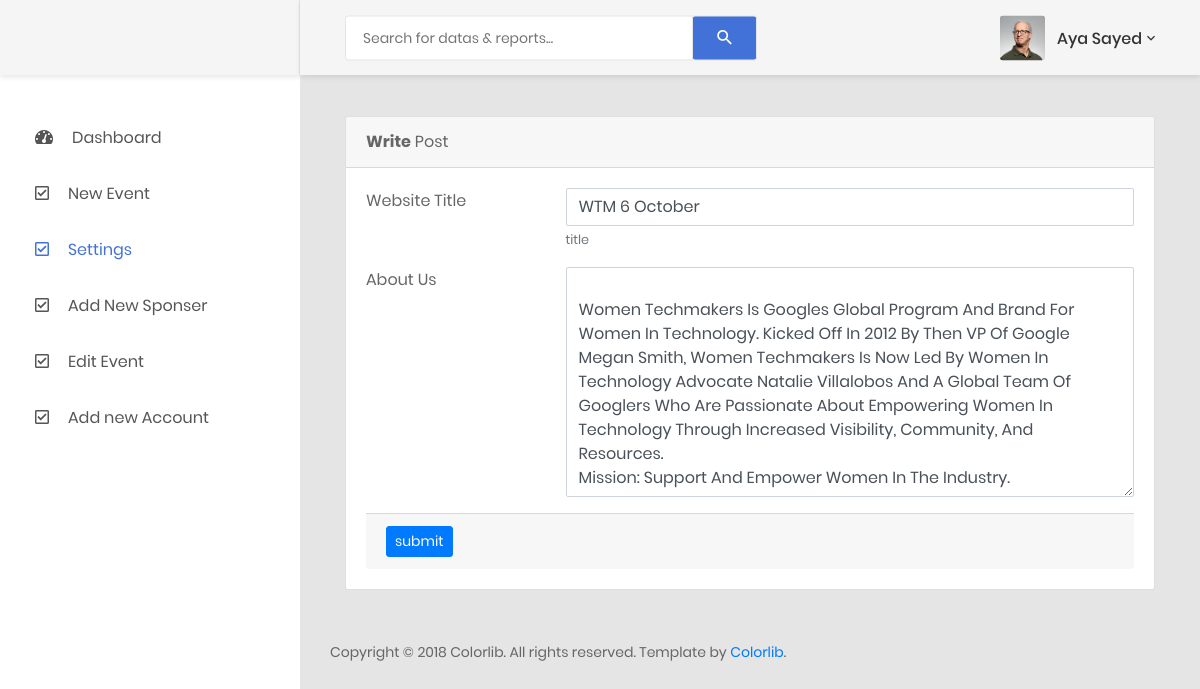
/Admin/setting.php (signed in), run on the app's committed database.
### tables this page shows
CREATE TABLE `user` (
  `id` int(11) NOT NULL,
  `email` varchar(200) NOT NULL,
  `password` varchar(200) NOT NULL,
  `name` varchar(50) NOT NULL
);

CREATE TABLE `settings` (
  `id` int(11) NOT NULL,
  `webTitle` varchar(200) NOT NULL,
  `aboutUs` longtext NOT NULL
);

### Admin/setting.php (the view, shortened to what this page needs)
<?php
require('scripts/config.php');
if(isset ($_COOKIE['login']))
{
    $email = $_COOKIE['login'];
    $name = null;
    $query = "SELECT * from `user` where `email` = '$email'";
    $record = mysqli_query($con , $query);
    while ($row = mysqli_fetch_assoc($record))
    {
        $name = $row['name'];
    }
        $select = "SELECT * from `settings`";
        $webTitle = null;
        $aboutUs = null;
        $sel = mysqli_query($con , $select);
        while ($row = mysqli_fetch_assoc($sel))
            {
                $webTitle = $row['webTitle'];
                $aboutUs = $row['aboutUs'];
            }
    ?>
    <!DOCTYPE html>
    <html lang="en">
    <head>
        <link href="css/font-face.css" rel="stylesheet" media="all">
        <link href="vendor/font-awesome-5/css/fontawesome-all.min.css" rel="stylesheet" media="all">
        <link href="vendor/font-awesome-4.7/css/font-awesome.min.css" rel="stylesheet" media="all">
        <link href="vendor/mdi-font/css/material-design-iconic-font.min.css" rel="stylesheet" media="all">
        <link href="vendor/bootstrap-4.1/bootstrap.min.css" rel="stylesheet" media="all">
        <link href="vendor/animsition/animsition.min.css" rel="stylesheet" media="all">
        <link href="vendor/bootstrap-progressbar/bootstrap-progressbar-3.3.4.min.css" rel="stylesheet" media="all">
        <link href="vendor/wow/animate.css" rel="stylesheet" media="all">
        <link href="vendor/css-hamburgers/hamburgers.min.css" rel="stylesheet" media="all">
        <link href="vendor/slick/slick.css" rel="stylesheet" media="all">
        <link href="vendor/select2/select2.min.css" rel="stylesheet" media="all">
        <link href="vendor/perfect-scrollbar/perfect-scrollbar.css" rel="stylesheet" media="all">
        <link href="css/theme.css" rel="stylesheet" media="all">
    </head>
    <body class="animsition">
    <div class="page-wrapper">
        <aside class="menu-sidebar d-none d-lg-block">
            <div class="logo">
            </div>
            <div class="menu-sidebar__content js-scrollbar1">
                <nav class="navbar-sidebar">
                    <ul class="list-unstyled navbar__list">
                        <li >
                            <a href="index.php">
                                <i class="fas fa-tachometer-alt"></i>Dashboard</a>
                        </li>
                        <li >
                            <a href="form.php">
                                <i class="far fa-check-square"></i>New Event</a>
                        </li>
                        <li class="active">
                            <a href="setting.php">
                                <i class="far fa-check-square"></i>Settings</a>
                        </li>
                        <li>
                            <a href="sponsers.php">
                                <i class="far fa-check-square"></i>Add New Sponser</a>
                        </li>
                        <li>
                            <a href="update.php">
                                <i class="far fa-check-square"></i>Edit Event</a>
                        </li>
                        <li>
                            <a href="register.php">
                                <i class="far fa-check-square"></i>Add new Account</a>
                        </li>
                    </ul>
                </nav>
            </div>
        </aside>
        <div class="page-container">
            <header class="header-desktop">
                <div class="section__content section__content--p30">
                    <div class="container-fluid">
                        <div class="header-wrap">
                            <form class="form-header" action="" method="POST">
                                <input class="au-input au-input--xl" type="text" name="search" placeholder="Search for datas &amp; reports..." />
                                <button class="au-btn--submit" type="submit">
                                    <i class="zmdi zmdi-search"></i>
                                </button>
                            </form>
                            <div class="header-button">
                                <div class="account-wrap">
                                    <div class="account-item clearfix js-item-menu">
                                        <div class="image">
                                            <img src="images/icon/avatar-01.jpg" alt="John Doe" />
                                        </div>
                                        <div class="content">
                                            <a class="js-acc-btn" href="#"><?php echo $name ?></a>
                                        </div>
                                    </div>
                                </div>
                            </div>
                        </div>
                    </div>
                </div>
            </header>
            <div class="main-content">
                <div class="section__content section__content--p30">
                    <div class="container-fluid">
                        <div class="row">
                            <div class="col-lg-12">
                                <div class="card">
                                    <div class="card-header">
                                        <strong>Write</strong> Post
                                    </div>
                                    <div class="card-body card-block">
                                        <form action="scripts/setting.php" method="post" enctype="multipart/form-data" class="form-horizontal">
                                            <div class="row form-group">
                                                <div class="col col-md-3">
                                                    <label for="title" class=" form-control-label">Website Title</label>
                                                </div>
                                                <div class="col-12 col-md-9">
                                                    <input type="text" id="title" name="title" value = "<?php echo $webTitle; ?>" placeholder="Text" class="form-control">
                                                    <small class="form-text text-muted">title</small>
                                                </div>
                                            </div>
                                            <div class="row form-group">
                                                <div class="col col-md-3">
                                                    <label for="post" class=" form-control-label">About Us</label>
                                                </div>
                                                <div class="col-12 col-md-9">
                                                    <textarea name="aboutUs" id="aboutus" rows="9" placeholder="Content..." class="form-control">
                                                        <?php echo $aboutUs; ?>
                                                    </textarea>
                                                </div>
                                            </div>
                                            <div class="card-footer">
                                                <input type="submit" name="btn_post" value="submit" class="btn btn-primary btn-sm">
                                            </div>
                                        </form>
                                    </div>
                                </div>
                            </div>
                            <div class="row">
                                <div class="col-md-12">
                                    <div class="copyright">
                                        <p>Copyright © 2018 Colorlib. All rights reserved. Template by <a href="https://colorlib.com">Colorlib</a>.</p>
                                    </div>
                                </div>
                            </div>
                        </div>
                    </div>
                </div>
            </div>
        </div>
    </body>
    </html>
    <?php
}else
{
    header('Location: login.php');
}
?>

### data on the page
user: name "Aya Sayed"
settings: title "WTM 6 October", aboutUs "Women Techmakers Is Googles Global Program And Brand For Women In Technology. Kicked Off In 2012 By Then VP Of Google Megan Smith, Women Techmakers Is Now Led By Women In Technology Advocate Natalie Villalobos And A Global Team Of Googlers Who Are Passionate About Empowering Women In Technology Through Increased Visibility, Community, And Resources. Mission: Support And Empower Women In The Industry."
